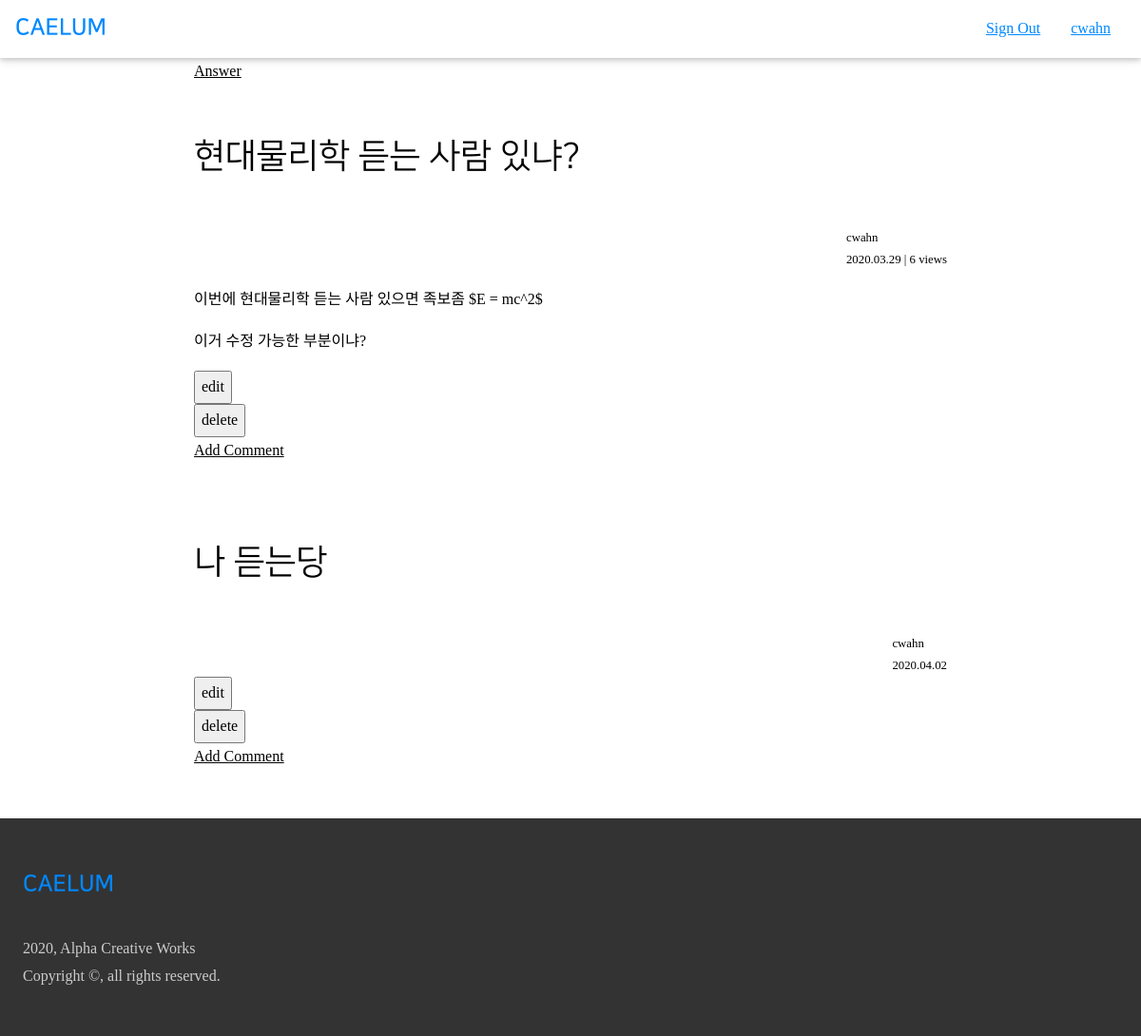
Before: /article/13/ (signed in) with the older database file.
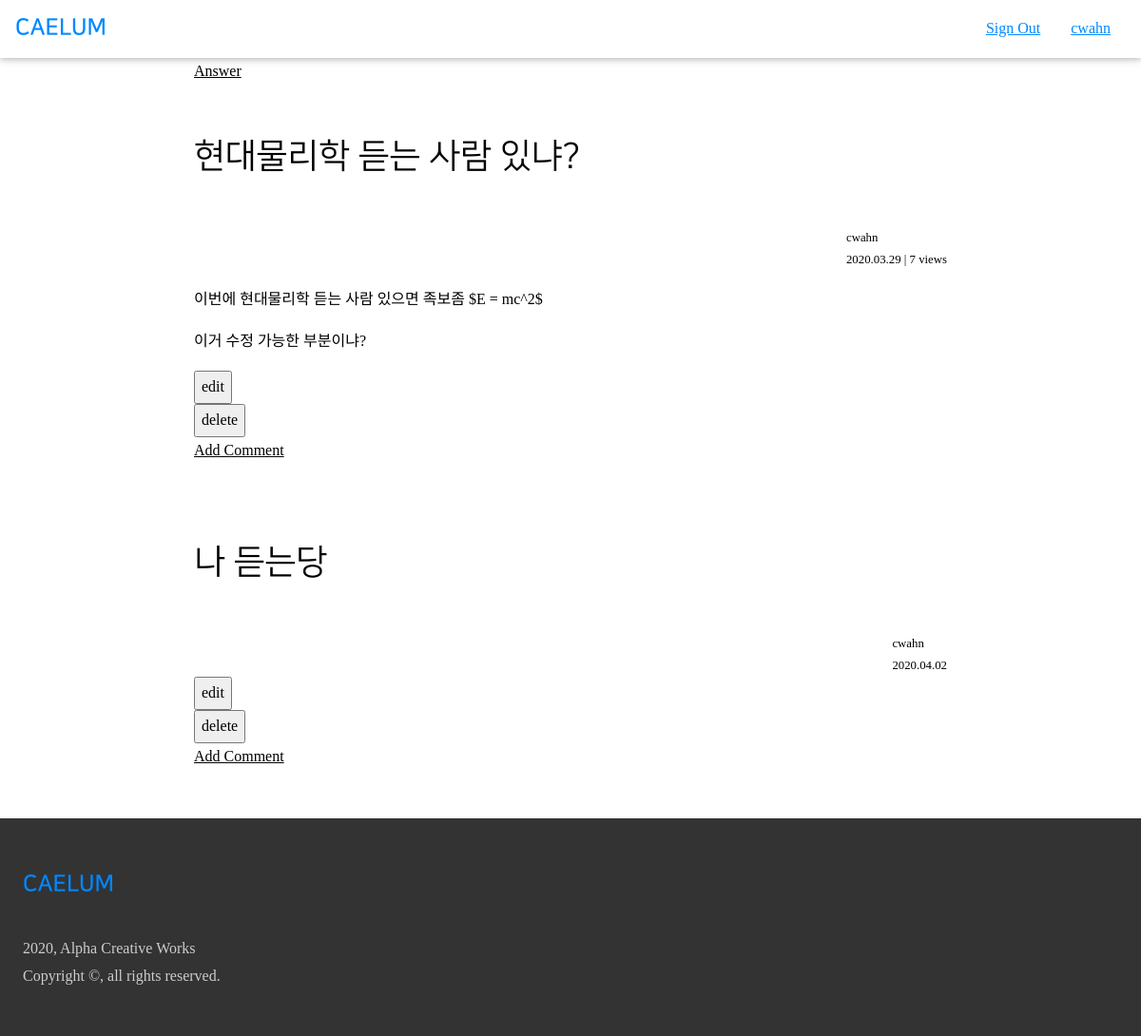
After: the same page with the newer database file.
### air/models.py (models this page shows, shortened)
class Article(models.Model):
    author = models.ForeignKey(
        User,
        on_delete=models.CASCADE,
    )
    content = MarkdownxField()
    tags = TaggableManager(
        blank=True,
    )
    date_created = models.DateTimeField(
        auto_now_add=True,
    )
    hit_count = models.IntegerField(
        default=0,
    )
    is_answer = models.BooleanField(
        default=False,
    )
    parent = models.ForeignKey(
        'self',
        blank=True,
        null=True,
        on_delete=models.CASCADE,
        related_name='answers',
    )
    accepted = models.BooleanField(
        default=False,
    )
    def get_title(self):
        return self.content.split('\n')[0].replace('#', '').strip()
    def get_content(self):
        return ''.join(self.content.split('\n')[1:])
    class Meta:
        ordering = ['-date_created']

### accounts/models.py (models this page shows, shortened)
class User(AbstractBaseUser):
    email = models.EmailField(
        max_length=255,
        unique=True,
    )
    portal_id = models.CharField(
        max_length=10,
        unique=True,
        null=True,
    )
    name = models.CharField(
        max_length=30,
        null=True,
    )
    dept_major = models.CharField(
        max_length=50,
        null=True,
    )
    username = models.SlugField(
        max_length=30,
        null=True,
        unique=True,
    )
    reputation = models.IntegerField(
        blank=False,
        null=False,
        default=0,
    )
    is_email_verified = models.BooleanField(default=False)
    is_active = models.BooleanField(default=True)
    is_admin = models.BooleanField(default=False)
    objects = UserManager()
    USERNAME_FIELD = 'email'
    REQUIRED_FIELD = [
    ]

### air/views.py (the view)
# urls.py: path('article/<int:pk>/', views.article, name='article'),
@login_required
def article(request, pk):
    user = request.user
    article = get_object_or_404(Article, pk=pk)
    if article.is_answer == True:  # answer -> redirect to question
        question = article.parent
        return redirect('air:article', pk=question.pk)
    else:  # question
        answers = article.answers
        form = CommentCreationForm()
        context = {
            'user': user,
            'article': article,
            'answers': answers,
            'form': form,
        }
        try:
            return render(request, 'air/article.html', context)
        finally:
            hit_logs = ArticleHitCount.objects.filter(
                user=user,
                article=article,
                date__lte=date.today(),
                date__gte=date.today()
            )
            if hit_logs.count() == 0:
                hits = ArticleHitCount(user=user, article=article)
                hits.save()
                article.hit_count += 1
                article.save()

### air/forms.py (shortened to what this page needs)
class CommentCreationForm(forms.ModelForm):
    content = forms.CharField(widget=forms.TextInput(attrs={
        'id': 'comment_content',
    }))
    def __init__(self, data=None, files=None, auto_id='id_%s', prefix=None, initial=None, error_class=ErrorList, label_suffix=None, empty_permitted=False, instance=None, use_required_attribute=None, renderer=None, parant=None, author=None):
        super().__init__(data=data, files=files, auto_id=auto_id, prefix=prefix, initial=initial, error_class=error_class, label_suffix=label_suffix, empty_permitted=empty_permitted, instance=instance, use_required_attribute=use_required_attribute, renderer=renderer)
        self.parent = parant
        self.author = author
    class Meta:
        model = Comment
        fields = ('content',)

### air/templatetags/markdown_extras.py (called while the page is built)
@register.filter()
@stringfilter
def markdown(value):
    return md.markdown(value, extensions=['markdown.extensions.fenced_code'])

### air/templates/air/article.html (shortened to what this page needs)
{% extends 'air/account_widget.html' %}
{% load markdown_extras %}
{% block content %}
<div class=" acw3-container acw3-max-width-840 acw3-min-height-100">
  <a href="{% url 'air:answer' article.pk %}">Answer</a>
  <div class=" acw3-padding-32">
    <h1>{{ article.get_title}}</h1>
  </div>
  <div class=" acw3-bar">
    <small class=" acw3-right"
      >{{ article.author.username }} <br />
      {{ article.date_created | date:'Y.m.d'}} | {{ article.hit_count }}
      views</small
    >
  </div>
  <div>
    {{ article.get_content | markdown | safe }}
  </div>
  <div>
     {% if article.author == user %}
    <form action="{% url 'air:edit_article' article.pk %}" method="GET">
      <input type="submit" value="edit" />
    </form>
    <form action="{% url 'air:del_article' article.pk %}" method="POST">
      <input type="submit" value="delete" />
    </form>
    {% endif %}
    <div id="comments">
      <a
        href="javascript:void(0)"
        onclick="add_comment(this)"
        class="add_comment"
        >Add Comment</a
      >
    </div>
    <br />
  </div>
  {% for answer in answers.all %}
  <div class=" acw3-padding-32">
    <h1>{{ answer.get_title }}</h1>
  </div>
  <div class=" acw3-bar">
    <small class=" acw3-right"
      >{{ answer.author.username }} <br />
      {{ answer.date_created | date:'Y.m.d'}}</small
    >
  </div>
  {% if answer.author == user %}
  <form action="{% url 'air:edit_article' article.pk %}" method="GET">
    <input type="submit" value="edit" />
  </form>
  <form action="{% url 'air:del_article' answer.pk %}" method="POST">
    <input type="submit" value="delete" />
  </form>
  {% endif %}
  <div id="comments">
    <a href="javascript:void(0)" onclick="add_comment(this)"> Add Comment</a>
  </div>
  {% endfor %}
</div>
{% endblock %}

Changed rows visible on the page:
changed Article "현대물리학 듣는 사람 있냐?": hit_count "6" → "7"
